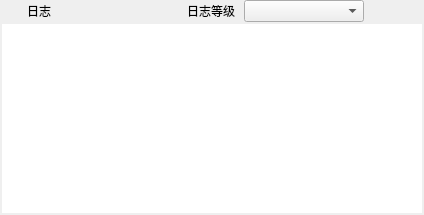
<?xml version="1.0" encoding="UTF-8"?>
<ui version="4.0">
 <class>LogWidget</class>
 <widget class="QWidget" name="LogWidget">
  <property name="geometry">
   <rect>
    <x>0</x>
    <y>0</y>
    <width>424</width>
    <height>215</height>
   </rect>
  </property>
  <property name="windowTitle">
   <string>Form</string>
  </property>
  <layout class="QVBoxLayout" name="verticalLayout">
   <property name="spacing">
    <number>0</number>
   </property>
   <property name="leftMargin">
    <number>0</number>
   </property>
   <property name="topMargin">
    <number>0</number>
   </property>
   <property name="rightMargin">
    <number>0</number>
   </property>
   <property name="bottomMargin">
    <number>0</number>
   </property>
   <item>
    <widget class="QFrame" name="frame_main">
     <property name="frameShape">
      <enum>QFrame::NoFrame</enum>
     </property>
     <property name="frameShadow">
      <enum>QFrame::Raised</enum>
     </property>
     <layout class="QVBoxLayout" name="verticalLayout_2">
      <property name="spacing">
       <number>0</number>
      </property>
      <property name="leftMargin">
       <number>0</number>
      </property>
      <property name="topMargin">
       <number>0</number>
      </property>
      <property name="rightMargin">
       <number>0</number>
      </property>
      <property name="bottomMargin">
       <number>0</number>
      </property>
      <item>
       <widget class="QFrame" name="frame_title">
        <property name="frameShape">
         <enum>QFrame::NoFrame</enum>
        </property>
        <property name="frameShadow">
         <enum>QFrame::Raised</enum>
        </property>
        <layout class="QHBoxLayout" name="horizontalLayout">
         <property name="spacing">
          <number>9</number>
         </property>
         <property name="leftMargin">
          <number>11</number>
         </property>
         <property name="topMargin">
          <number>0</number>
         </property>
         <property name="rightMargin">
          <number>11</number>
         </property>
         <property name="bottomMargin">
          <number>0</number>
         </property>
         <item>
          <widget class="QLabel" name="label_icon">
           <property name="text">
            <string/>
           </property>
          </widget>
         </item>
         <item>
          <widget class="QLabel" name="label_title">
           <property name="text">
            <string>日志</string>
           </property>
          </widget>
         </item>
         <item>
          <spacer name="horizontalSpacer_2">
           <property name="orientation">
            <enum>Qt::Horizontal</enum>
           </property>
           <property name="sizeHint" stdset="0">
            <size>
             <width>40</width>
             <height>20</height>
            </size>
           </property>
          </spacer>
         </item>
         <item>
          <widget class="QLabel" name="label">
           <property name="text">
            <string>日志等级</string>
           </property>
          </widget>
         </item>
         <item>
          <widget class="QComboBox" name="combobox_level">
           <property name="minimumSize">
            <size>
             <width>120</width>
             <height>0</height>
            </size>
           </property>
          </widget>
         </item>
         <item>
          <widget class="QPushButton" name="btn_clean">
           <property name="text">
            <string/>
           </property>
           <property name="flat">
            <bool>true</bool>
           </property>
          </widget>
         </item>
        </layout>
       </widget>
      </item>
      <item>
       <widget class="QFrame" name="frame_content">
        <property name="frameShape">
         <enum>QFrame::NoFrame</enum>
        </property>
        <property name="frameShadow">
         <enum>QFrame::Raised</enum>
        </property>
        <layout class="QVBoxLayout" name="verticalLayout_3">
         <property name="spacing">
          <number>0</number>
         </property>
         <property name="leftMargin">
          <number>2</number>
         </property>
         <property name="topMargin">
          <number>2</number>
         </property>
         <property name="rightMargin">
          <number>2</number>
         </property>
         <property name="bottomMargin">
          <number>2</number>
         </property>
         <item>
          <widget class="QTextBrowser" name="textbrowser">
           <property name="frameShape">
            <enum>QFrame::NoFrame</enum>
           </property>
           <property name="html">
            <string>&lt;!DOCTYPE HTML PUBLIC &quot;-//W3C//DTD HTML 4.0//EN&quot; &quot;http://www.w3.org/TR/REC-html40/strict.dtd&quot;&gt;
&lt;html&gt;&lt;head&gt;&lt;meta name=&quot;qrichtext&quot; content=&quot;1&quot; /&gt;&lt;style type=&quot;text/css&quot;&gt;
p, li { white-space: pre-wrap; }
&lt;/style&gt;&lt;/head&gt;&lt;body style=&quot; font-family:'SimSun'; font-size:9pt; font-weight:400; font-style:normal;&quot;&gt;
&lt;p style=&quot;-qt-paragraph-type:empty; margin-top:0px; margin-bottom:0px; margin-left:0px; margin-right:0px; -qt-block-indent:0; text-indent:0px;&quot;&gt;&lt;br /&gt;&lt;/p&gt;&lt;/body&gt;&lt;/html&gt;</string>
           </property>
          </widget>
         </item>
        </layout>
       </widget>
      </item>
     </layout>
    </widget>
   </item>
  </layout>
 </widget>
 <resources/>
 <connections/>
</ui>
